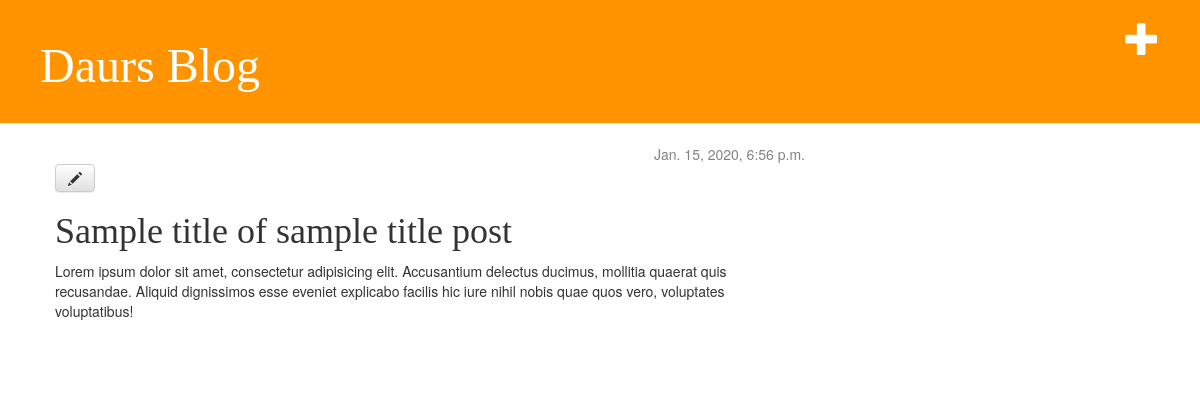
The app's page /post/4/ (signed in) with its own data.
### blog/models.py (models this page shows, shortened)
class Post(models.Model):
    author = models.ForeignKey(settings.AUTH_USER_MODEL, on_delete=models.CASCADE)
    title = models.CharField(max_length=200)
    text = models.TextField()
    created_date = models.DateTimeField(default=timezone.now)
    published_date = models.DateTimeField(blank=True, null=True)

### blog/views.py (the view)
# urls.py: path('post/<int:pk>/', views.post_detail, name='post_detail'),
def post_detail(request, pk):
    post = get_object_or_404(Post, pk=pk)
    return render(request, 'blog/post_detail.html', {'post': post})

### blog/templates/blog/post_detail.html
{% extends 'blog/base.html' %}
{% block content %}
    <div class="post">
        {% if post.published_date %}
            <div class="date">
                {{ post.published_date }}
            </div>
        {% endif %}
        {% if user.is_authenticated %}
            <a class="btn btn-default" href="{% url 'post_edit' pk=post.pk %}"><span class="glyphicon glyphicon-pencil"></span></a>
        {% endif %}
        <h1>{{ post.title }}</h1>
        <p>{{ post.text|linebreaksbr }}</p>
    </div>
{% endblock %}

### blog/static/css/blog.css (style rules this page uses)
h1, h2, h3, h4 { font-family: 'Lobster', cursive; }
.date { text-align: right; color: #828282; }
.post { margin-bottom: 70px; }

### records on screen
Post: published_date "Jan. 15, 2020, 6:56 p.m.", title "Sample title of sample title post", text "Lorem ipsum dolor sit amet, consectetur adipisicing elit. Accusantium delectus ducimus, mollitia quaerat quis recusandae. Aliquid dignissimos esse eveniet explicabo facilis hic iure nihil nobis quae quos vero, voluptates voluptatibus!"
